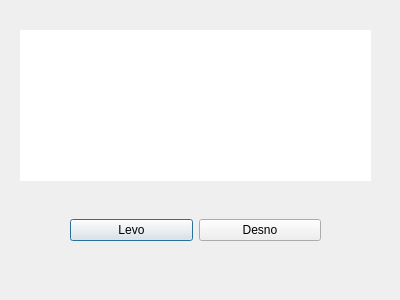
<?xml version="1.0" encoding="UTF-8"?>
<ui version="4.0">
 <class>Choose_path_scene</class>
 <widget class="QDialog" name="Choose_path_scene">
  <property name="geometry">
   <rect>
    <x>0</x>
    <y>0</y>
    <width>400</width>
    <height>300</height>
   </rect>
  </property>
  <property name="windowTitle">
   <string>Dialog</string>
  </property>
  <widget class="QTextEdit" name="Text">
   <property name="geometry">
    <rect>
     <x>20</x>
     <y>30</y>
     <width>351</width>
     <height>151</height>
    </rect>
   </property>
   <property name="font">
    <font>
     <family>Segoe Print</family>
     <pointsize>12</pointsize>
    </font>
   </property>
   <property name="layoutDirection">
    <enum>Qt::LeftToRight</enum>
   </property>
   <property name="frameShape">
    <enum>QFrame::NoFrame</enum>
   </property>
   <property name="undoRedoEnabled">
    <bool>false</bool>
   </property>
   <property name="readOnly">
    <bool>true</bool>
   </property>
  </widget>
  <widget class="QWidget" name="">
   <property name="geometry">
    <rect>
     <x>70</x>
     <y>210</y>
     <width>251</width>
     <height>41</height>
    </rect>
   </property>
   <layout class="QHBoxLayout" name="horizontalLayout">
    <property name="leftMargin">
     <number>0</number>
    </property>
    <property name="topMargin">
     <number>0</number>
    </property>
    <property name="rightMargin">
     <number>0</number>
    </property>
    <item>
     <widget class="QPushButton" name="leftButton">
      <property name="text">
       <string>Levo</string>
      </property>
     </widget>
    </item>
    <item>
     <widget class="QPushButton" name="rightButton">
      <property name="text">
       <string>Desno</string>
      </property>
     </widget>
    </item>
   </layout>
  </widget>
 </widget>
 <resources/>
 <connections/>
</ui>
